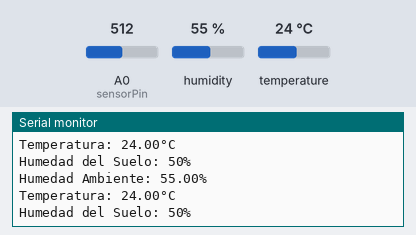
This sketch was run on a simulated Arduino Uno, built with avr-gcc and run on an emulated ATmega328P. Parts: the last lines printed to the serial monitor. Inputs (shaded band) come from the test bench; at power-on: humidity 55 %, A0 (sensorPin) = 512, temperature 24 °C.

Above: at 2.8 s.
2.9 s: humidity set to 22 %
At 5.1 s:
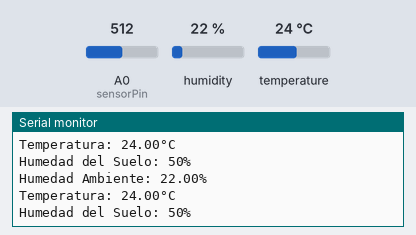
5.6 s: A0 (sensorPin) set to 716
At 6.6 s:
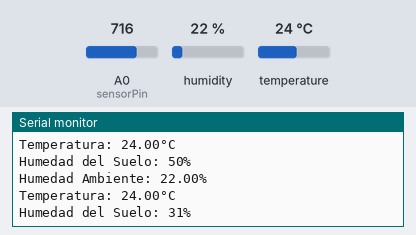
8.3 s: temperature set to 12 °C
At 10.8 s:
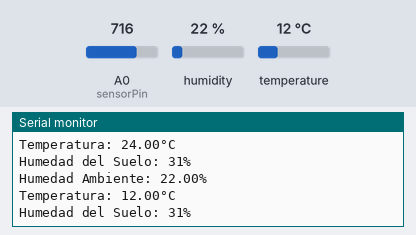
11.0 s: A0 (sensorPin) set to 900
At 13.4 s:
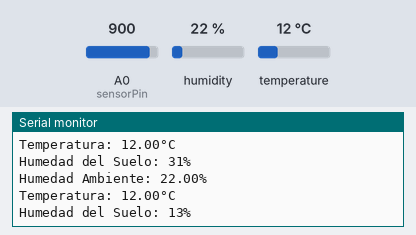
13.7 s: humidity set to 40 %
At 15.0 s:
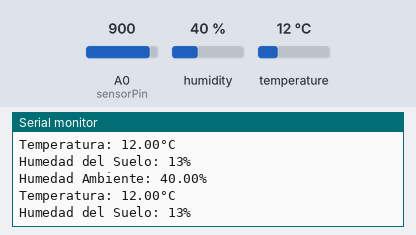
Timing chart, 0 to 16.7 s (numbered marks = the images above; inputs shaded):
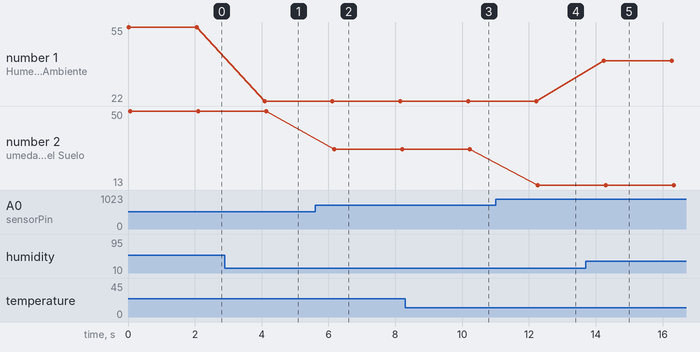

Measured:
- after the input at 2.9 s, the serial monitor: prints a new line after 1.2 s (image 1)
- after the input at 5.6 s, the serial monitor: prints a new line after 0.57 s (image 2)
- after the input at 8.3 s, the serial monitor: prints a new line after 1.9 s (image 3)
- after the input at 11.0 s, the serial monitor: prints a new line after 1.3 s (image 4)
- after the input at 13.7 s, the serial monitor: prints a new line after 0.55 s (image 5)
- plotted number 1: 55 → 22 after the input at 2.9 s, 22 → 40 after the input at 13.7 s
- plotted number 2: 50 → 31 after the input at 5.6 s, 31 → 13 after the input at 11.0 s

The sketch:

sensorHumedad_DHT11_.ino
```cpp
#include <DHT.h>

// Definir el pin del DHT11
#define DHTPIN 8    // Pin digital conectado al DHT11 (cambiado a pin 8)
#define DHTTYPE DHT11   // Define el tipo de sensor DHT que estás usando (DHT11)

DHT dht(DHTPIN, DHTTYPE);

// Definir el pin del sensor de humedad del suelo
#define sensorPin A0
int valorHumedadSuelo = 0;

void setup() {
  Serial.begin(9600);
  dht.begin(); // Inicializar el DHT11
}

void loop() {
  // Leer temperatura y humedad del ambiente desde el DHT11
  float humedadAmbiente = dht.readHumidity();
  float temperatura = dht.readTemperature();

  // Verificar si la lectura es válida
  if (isnan(humedadAmbiente) || isnan(temperatura)) {
    Serial.println("Falla al leer del DHT11!");
  } else {
    Serial.print("Humedad Ambiente: ");
    Serial.print(humedadAmbiente);
    Serial.println("%");

    Serial.print("Temperatura: ");
    Serial.print(temperatura);
    Serial.println("°C");
  }

  // Leer la humedad del suelo desde el sensor de humedad del suelo
  int valorHumedadSuelo = map(analogRead(sensorPin), 0, 1023, 100, 0);
  Serial.print("Humedad del Suelo: ");
  Serial.print(valorHumedadSuelo);
  Serial.println("%");

  delay(2000); // Espera 2 segundos entre lecturas
}
```
